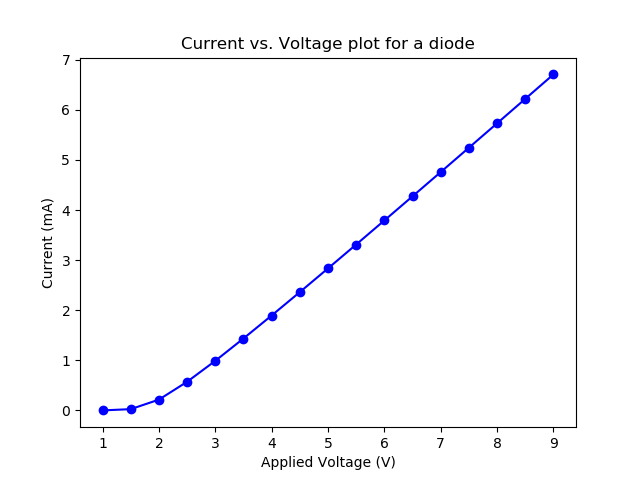

This figure's Python source:
import matplotlib.pyplot as plt

i = [0.001, 0.026, 0.216, 0.572, .990 , 1.436, 1.895, 2.362, 2.835,
	3.312, 3.792, 4.274, 4.758, 5.244, 5.731, 6.219, 6.707]

v = [1, 1.5, 2, 2.5, 3, 3.5, 4, 4.5, 5, 5.5, 6, 6.5, 7, 7.5, 8, 8.5, 9]

plt.plot(v,i,'bo-')
plt.xlabel('Applied Voltage (V)')
plt.ylabel('Current (mA)')
plt.title('Current vs. Voltage plot for a diode')
plt.show()
